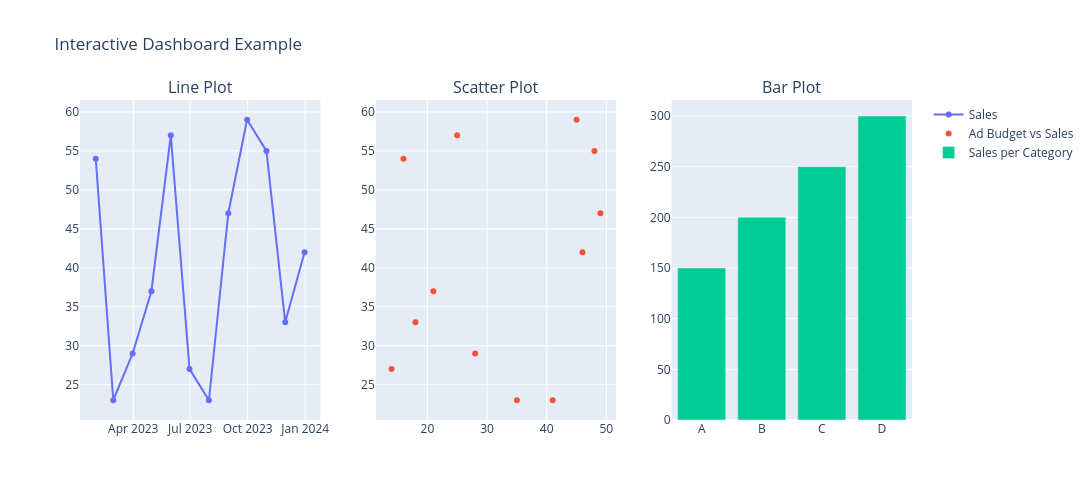

Notebook cell for this chart:
### Code cell
# Creating Subplots
fig = make_subplots(rows=1, cols=3, subplot_titles=('Line Plot', 'Scatter Plot', 'Bar Plot'))

# Line Plot
fig.add_trace(
    go.Scatter(x=dates, y=sales, mode='lines+markers', name='Sales'),
    row=1, col=1
)

# Scatter Plot
fig.add_trace(
    go.Scatter(x=advertising_budget, y=sales, mode='markers', name='Ad Budget vs Sales'),
    row=1, col=2
)

# Bar Plot
fig.add_trace(
    go.Bar(x=categories, y=sales_per_category, name='Sales per Category'),
    row=1, col=3
)

# Layout
fig.update_layout(title_text='Interactive Dashboard Example', height=500, width=1200)
fig.show()

### Figure 1 — Plotly figure (JSON) as saved in the notebook; plotly's stock layout.template omitted (floating-point values rounded to 4 significant figures)
{"data": [{"mode": "lines+markers", "name": "Sales", "type": "scatter", "x": ["2023-01-31T00:00:00.000000000", "2023-02-28T00:00:00.000000000", "2023-03-31T00:00:00.000000000", "2023-04-30T00:00:00.000000000", "2023-05-31T00:00:00.000000000", "2023-06-30T00:00:00.000000000", "2023-07-31T00:00:00.000000000", "2023-08-31T00:00:00.000000000", "2023-09-30T00:00:00.000000000", "2023-10-31T00:00:00.000000000", "2023-11-30T00:00:00.000000000", "2023-12-31T00:00:00.000000000"], "xaxis": "x", "y": [54, 23, 29, 37, 57, 27, 23, 47, 59, 55, 33, 42], "yaxis": "y"}, {"mode": "markers", "name": "Ad Budget vs Sales", "type": "scatter", "x": [16, 41, 28, 21, 25, 14, 35, 49, 45, 48, 18, 46], "xaxis": "x2", "y": [54, 23, 29, 37, 57, 27, 23, 47, 59, 55, 33, 42], "yaxis": "y2"}, {"name": "Sales per Category", "type": "bar", "x": ["A", "B", "C", "D"], "xaxis": "x3", "y": [150, 200, 250, 300], "yaxis": "y3"}], "layout": {"annotations": [{"font": {"size": 16}, "showarrow": false, "text": "Line Plot", "x": 0.1444, "xanchor": "center", "xref": "paper", "y": 1, "yanchor": "bottom", "yref": "paper"}, {"font": {"size": 16}, "showarrow": false, "text": "Scatter Plot", "x": 0.5, "xanchor": "center", "xref": "paper", "y": 1, "yanchor": "bottom", "yref": "paper"}, {"font": {"size": 16}, "showarrow": false, "text": "Bar Plot", "x": 0.8556, "xanchor": "center", "xref": "paper", "y": 1, "yanchor": "bottom", "yref": "paper"}], "height": 500, "title": {"text": "Interactive Dashboard Example"}, "width": 1200, "xaxis": {"anchor": "y", "domain": [0, 0.2889]}, "xaxis2": {"anchor": "y2", "domain": [0.3556, 0.6444]}, "xaxis3": {"anchor": "y3", "domain": [0.7111, 1]}, "yaxis": {"anchor": "x", "domain": [0, 1]}, "yaxis2": {"anchor": "x2", "domain": [0, 1]}, "yaxis3": {"anchor": "x3", "domain": [0, 1]}}}
